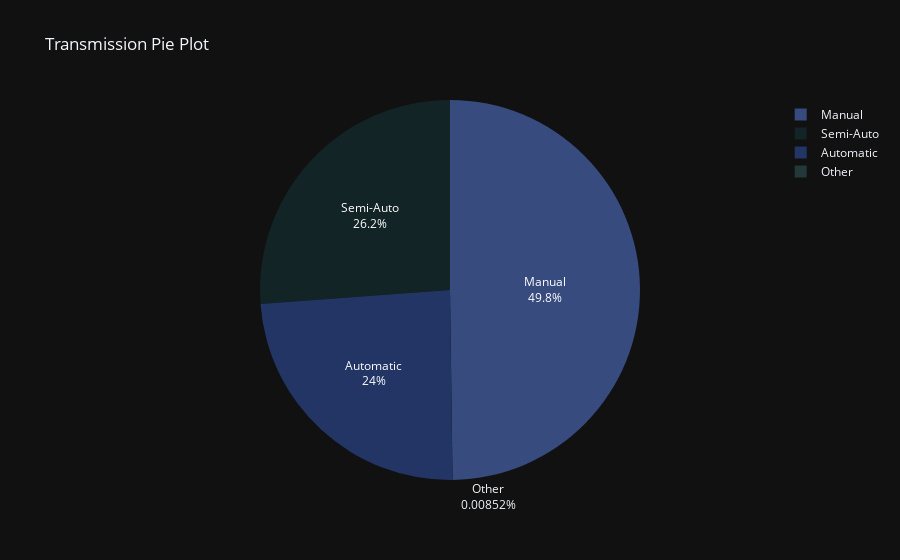

The notebook cell this image was saved under:
### Code cell
fig = go.Figure()

night_colors = ['rgb(56, 75, 126)', 'rgb(18, 36, 37)', 'rgb(34, 53, 101)',
                'rgb(36, 55, 57)', 'rgb(6, 4, 4)']

to_plot = data['transmission'].value_counts()

fig.add_trace(go.Pie(
    values = to_plot.values,
    labels = to_plot.index,
    textinfo = 'label+percent',
    marker_colors = night_colors
))

fig.update_layout(
    title_text = 'Transmission Pie Plot',
    template = 'plotly_dark'
)

### Figure 1 — Plotly figure (JSON) as saved in the notebook; plotly's stock layout.template omitted (floating-point values rounded to 4 significant figures)
{"data": [{"labels": ["Manual", "Semi-Auto", "Automatic", "Other"], "marker": {"colors": ["rgb(56, 75, 126)", "rgb(18, 36, 37)", "rgb(34, 53, 101)", "rgb(36, 55, 57)", "rgb(6, 4, 4)"]}, "textinfo": "label+percent", "type": "pie", "values": [35048, 18432, 16912, 6]}], "layout": {"title": {"text": "Transmission Pie Plot"}}}
